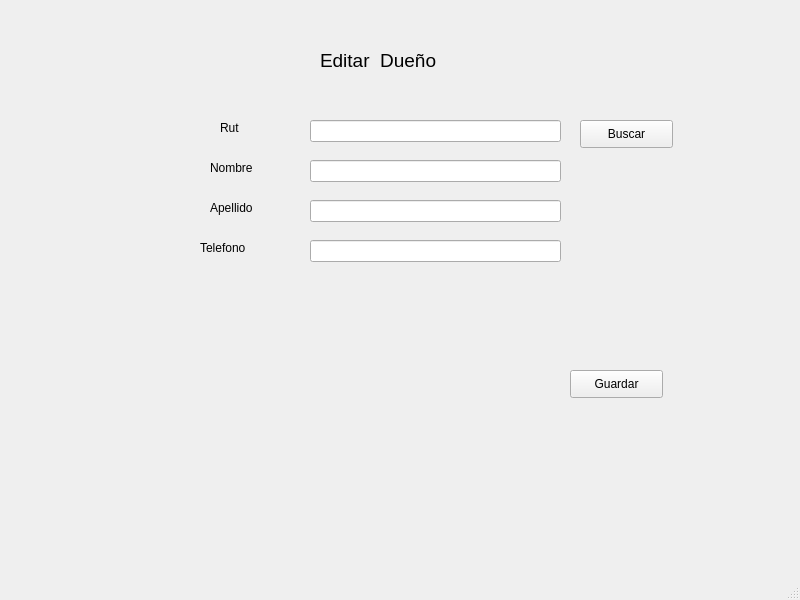
<?xml version="1.0" encoding="UTF-8"?>
<ui version="4.0">
 <class>MainEditarDueno</class>
 <widget class="QMainWindow" name="MainEditarDueno">
  <property name="geometry">
   <rect>
    <x>0</x>
    <y>0</y>
    <width>800</width>
    <height>600</height>
   </rect>
  </property>
  <property name="windowTitle">
   <string>MainWindow</string>
  </property>
  <widget class="QWidget" name="centralwidget">
   <widget class="QLabel" name="label">
    <property name="geometry">
     <rect>
      <x>320</x>
      <y>40</y>
      <width>171</width>
      <height>41</height>
     </rect>
    </property>
    <property name="font">
     <font>
      <pointsize>14</pointsize>
     </font>
    </property>
    <property name="text">
     <string>Editar  Dueño</string>
    </property>
   </widget>
   <widget class="QLabel" name="label_2">
    <property name="geometry">
     <rect>
      <x>220</x>
      <y>120</y>
      <width>55</width>
      <height>16</height>
     </rect>
    </property>
    <property name="text">
     <string>Rut</string>
    </property>
   </widget>
   <widget class="QLabel" name="label_3">
    <property name="geometry">
     <rect>
      <x>210</x>
      <y>160</y>
      <width>55</width>
      <height>16</height>
     </rect>
    </property>
    <property name="text">
     <string>Nombre</string>
    </property>
   </widget>
   <widget class="QLabel" name="label_4">
    <property name="geometry">
     <rect>
      <x>210</x>
      <y>200</y>
      <width>55</width>
      <height>16</height>
     </rect>
    </property>
    <property name="text">
     <string>Apellido</string>
    </property>
   </widget>
   <widget class="QLabel" name="label_5">
    <property name="geometry">
     <rect>
      <x>200</x>
      <y>240</y>
      <width>55</width>
      <height>16</height>
     </rect>
    </property>
    <property name="text">
     <string>Telefono</string>
    </property>
   </widget>
   <widget class="QLineEdit" name="txtRut">
    <property name="geometry">
     <rect>
      <x>310</x>
      <y>120</y>
      <width>251</width>
      <height>22</height>
     </rect>
    </property>
   </widget>
   <widget class="QLineEdit" name="txtNombre">
    <property name="geometry">
     <rect>
      <x>310</x>
      <y>160</y>
      <width>251</width>
      <height>22</height>
     </rect>
    </property>
   </widget>
   <widget class="QLineEdit" name="txtApellido">
    <property name="geometry">
     <rect>
      <x>310</x>
      <y>200</y>
      <width>251</width>
      <height>22</height>
     </rect>
    </property>
   </widget>
   <widget class="QLineEdit" name="txtTelefono">
    <property name="geometry">
     <rect>
      <x>310</x>
      <y>240</y>
      <width>251</width>
      <height>22</height>
     </rect>
    </property>
   </widget>
   <widget class="QPushButton" name="btnBuscar">
    <property name="geometry">
     <rect>
      <x>580</x>
      <y>120</y>
      <width>93</width>
      <height>28</height>
     </rect>
    </property>
    <property name="text">
     <string>Buscar</string>
    </property>
   </widget>
   <widget class="QPushButton" name="btnGuardar">
    <property name="geometry">
     <rect>
      <x>570</x>
      <y>370</y>
      <width>93</width>
      <height>28</height>
     </rect>
    </property>
    <property name="text">
     <string>Guardar</string>
    </property>
   </widget>
  </widget>
  <widget class="QMenuBar" name="menubar">
   <property name="geometry">
    <rect>
     <x>0</x>
     <y>0</y>
     <width>800</width>
     <height>26</height>
    </rect>
   </property>
  </widget>
  <widget class="QStatusBar" name="statusbar"/>
 </widget>
 <resources/>
 <connections/>
</ui>
